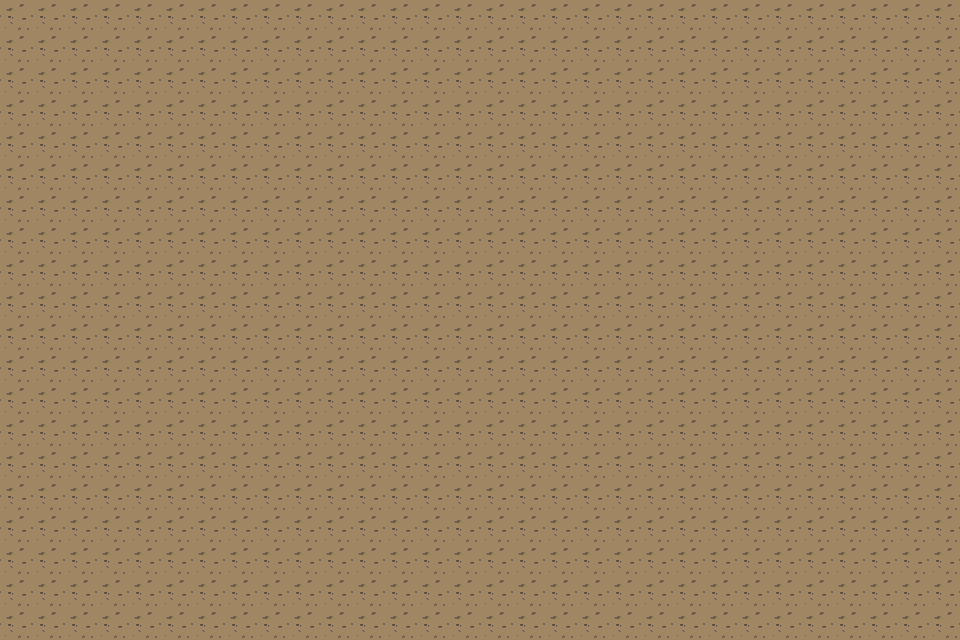

This game map was drawn from its Tiled (.tmx) file and the tilesets committed beside it. A one-line description and the full map source follow:
An orthogonal 30x20 tile map with 32x32 px tiles, 1 tile layer (Tile Layer 1).

<map version="1.10" tiledversion="1.11.0" orientation="orthogonal" renderorder="right-down" width="30" height="20" tilewidth="32" tileheight="32" infinite="0" nextlayerid="2" nextobjectid="1">
 <tileset firstgid="1" source="tilesheet_basic.tsx" />
 <layer id="1" name="Tile Layer 1" width="30" height="20">
  <data encoding="csv">
22,22,22,22,22,22,22,22,22,22,22,22,22,22,22,22,22,22,22,22,22,22,22,22,22,22,22,22,22,22,
22,22,22,22,22,22,22,22,22,22,22,22,22,22,22,22,22,22,22,22,22,22,22,22,22,22,22,22,22,22,
22,22,22,22,22,22,22,22,22,22,22,22,22,22,22,22,22,22,22,22,22,22,22,22,22,22,22,22,22,22,
22,22,22,22,22,22,22,22,22,22,22,22,22,22,22,22,22,22,22,22,22,22,22,22,22,22,22,22,22,22,
22,22,22,22,22,22,22,22,22,22,22,22,22,22,22,22,22,22,22,22,22,22,22,22,22,22,22,22,22,22,
22,22,22,22,22,22,22,22,22,22,22,22,22,22,22,22,22,22,22,22,22,22,22,22,22,22,22,22,22,22,
22,22,22,22,22,22,22,22,22,22,22,22,22,22,22,22,22,22,22,22,22,22,22,22,22,22,22,22,22,22,
22,22,22,22,22,22,22,22,22,22,22,22,22,22,22,22,22,22,22,22,22,22,22,22,22,22,22,22,22,22,
22,22,22,22,22,22,22,22,22,22,22,22,22,22,22,22,22,22,22,22,22,22,22,22,22,22,22,22,22,22,
22,22,22,22,22,22,22,22,22,22,22,22,22,22,22,22,22,22,22,22,22,22,22,22,22,22,22,22,22,22,
22,22,22,22,22,22,22,22,22,22,22,22,22,22,22,22,22,22,22,22,22,22,22,22,22,22,22,22,22,22,
22,22,22,22,22,22,22,22,22,22,22,22,22,22,22,22,22,22,22,22,22,22,22,22,22,22,22,22,22,22,
22,22,22,22,22,22,22,22,22,22,22,22,22,22,22,22,22,22,22,22,22,22,22,22,22,22,22,22,22,22,
22,22,22,22,22,22,22,22,22,22,22,22,22,22,22,22,22,22,22,22,22,22,22,22,22,22,22,22,22,22,
22,22,22,22,22,22,22,22,22,22,22,22,22,22,22,22,22,22,22,22,22,22,22,22,22,22,22,22,22,22,
22,22,22,22,22,22,22,22,22,22,22,22,22,22,22,22,22,22,22,22,22,22,22,22,22,22,22,22,22,22,
22,22,22,22,22,22,22,22,22,22,22,22,22,22,22,22,22,22,22,22,22,22,22,22,22,22,22,22,22,22,
22,22,22,22,22,22,22,22,22,22,22,22,22,22,22,22,22,22,22,22,22,22,22,22,22,22,22,22,22,22,
22,22,22,22,22,22,22,22,22,22,22,22,22,22,22,22,22,22,22,22,22,22,22,22,22,22,22,22,22,22,
22,22,22,22,22,22,22,22,22,22,22,22,22,22,22,22,22,22,22,22,22,22,22,22,22,22,22,22,22,22
</data>
 </layer>
</map>
